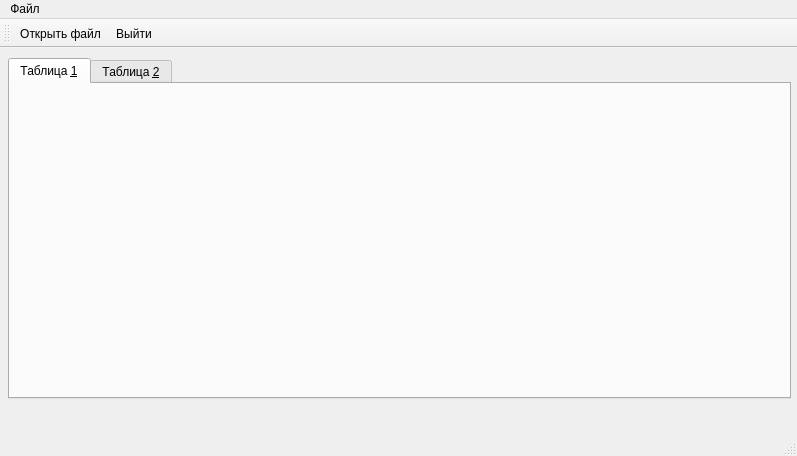
<?xml version="1.0" encoding="UTF-8"?>
<ui version="4.0">
 <class>MainWindow</class>
 <widget class="QMainWindow" name="MainWindow">
  <property name="geometry">
   <rect>
    <x>0</x>
    <y>0</y>
    <width>797</width>
    <height>456</height>
   </rect>
  </property>
  <property name="windowTitle">
   <string>MainWindow</string>
  </property>
  <widget class="QWidget" name="centralwidget">
   <widget class="QTabWidget" name="tabWidget">
    <property name="geometry">
     <rect>
      <x>8</x>
      <y>10</y>
      <width>783</width>
      <height>341</height>
     </rect>
    </property>
    <property name="currentIndex">
     <number>0</number>
    </property>
    <widget class="QWidget" name="tab">
     <attribute name="title">
      <string>Таблица &amp;1</string>
     </attribute>
    </widget>
    <widget class="QWidget" name="tab_2">
     <attribute name="title">
      <string>Таблица &amp;2</string>
     </attribute>
    </widget>
   </widget>
   <widget class="QLabel" name="label">
    <property name="geometry">
     <rect>
      <x>80</x>
      <y>380</y>
      <width>661</width>
      <height>30</height>
     </rect>
    </property>
    <property name="text">
     <string>TextLabel</string>
    </property>
   </widget>
  </widget>
  <widget class="QMenuBar" name="menubar">
   <property name="geometry">
    <rect>
     <x>0</x>
     <y>0</y>
     <width>797</width>
     <height>26</height>
    </rect>
   </property>
   <widget class="QMenu" name="menu">
    <property name="title">
     <string>Файл</string>
    </property>
    <addaction name="OpenFile"/>
    <addaction name="separator"/>
    <addaction name="ExitFile"/>
   </widget>
   <addaction name="menu"/>
  </widget>
  <widget class="QStatusBar" name="statusbar"/>
  <widget class="QToolBar" name="toolBar">
   <property name="windowTitle">
    <string>toolBar</string>
   </property>
   <attribute name="toolBarArea">
    <enum>TopToolBarArea</enum>
   </attribute>
   <attribute name="toolBarBreak">
    <bool>false</bool>
   </attribute>
   <addaction name="OpenFile"/>
   <addaction name="ExitFile"/>
  </widget>
  <action name="OpenFile">
   <property name="icon">
    <iconset resource="res.qrc">
     <normaloff>:/free-icon-open-folder-with-document-32743.png</normaloff>:/free-icon-open-folder-with-document-32743.png</iconset>
   </property>
   <property name="text">
    <string>Открыть файл</string>
   </property>
   <property name="shortcut">
    <string>Ctrl+O</string>
   </property>
  </action>
  <action name="ExitFile">
   <property name="icon">
    <iconset resource="res.qrc">
     <normaloff>:/free-icon-exit-to-app-button-61208.png</normaloff>:/free-icon-exit-to-app-button-61208.png</iconset>
   </property>
   <property name="text">
    <string>Выйти</string>
   </property>
   <property name="shortcut">
    <string>Esc</string>
   </property>
  </action>
 </widget>
 <resources>
  <include location="res.qrc"/>
 </resources>
 <connections>
  <connection>
   <sender>ExitFile</sender>
   <signal>triggered()</signal>
   <receiver>MainWindow</receiver>
   <slot>close()</slot>
   <hints>
    <hint type="sourcelabel">
     <x>-1</x>
     <y>-1</y>
    </hint>
    <hint type="destinationlabel">
     <x>398</x>
     <y>227</y>
    </hint>
   </hints>
  </connection>
 </connections>
</ui>
